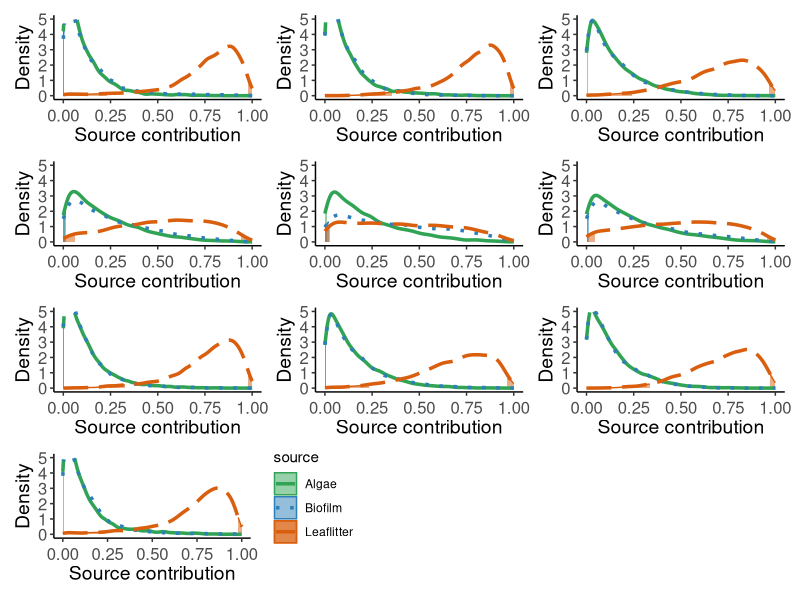

The R script that drew this image:




# Density Plots -----------------------------
# 21 Oct 2020
#PEGF
#--------------------------------------------
#

library(ggplot2)
library(dplyr)
library(ggpubr)
library(patchwork)


QPA_G_Feb17 <- read.csv("DensityPlots/QPAFeb17/01 QPA_Glossosomatidae_Feb17.csv")
head(QPA_G_Feb17)


dens <- lapply(split(QPA_G_Feb17, QPA_G_Feb17$source), 
               function(x) density(x$density, from = 0, to = 1))

df <- do.call(rbind, mapply(function(x, y) {
  data.frame(x = x$x, y = x$y, source = y)
}, dens, names(dens), SIMPLIFY = FALSE))

df <- df %>% group_by(source) %>%
  mutate(cdf = cumsum(y * mean(diff(x))),
         lower = cdf < 0.025,
         upper = cdf > 0.975) 

g1 <- ggplot(df, aes(x, y, color = source)) + 
  geom_area(data = df[df$lower,], aes(fill = source), alpha = 0.5,
            position = "identity") +
  geom_area(data = df[df$upper,], aes(fill = source), alpha = 0.5,
            position = "identity") +
  labs(y = "Density", x = "Source contribution") +
  geom_line(aes(linetype = source), size = 1.2) +
  scale_fill_manual(values = c("#31a354", "#2c7fb8", "#d95f0e")) +
  scale_color_manual(values = c("#31a354", "#2c7fb8", "#d95f0e")) +
  scale_linetype_manual(values = c("solid", "dotted", "longdash")) +
  theme_classic() +
  ylim(0, 5) +
  xlim(0, 1) +
  theme(legend.position = "none")+
  theme(axis.text.y  = element_text(size = 12, vjust = 0.5),
        axis.text.x  = element_text(size = 12, vjust = 0.5),  
        axis.title.x = element_text(size = 14),
        axis.title.y = element_text(size = 14))

L <- QPA_G_Feb17 %>% filter(QPA_G_Feb17$source == "Leaflitter")
quantile(L$density, 0.025)
quantile(L$density, 0.975)

B <- QPA_G_Feb17 %>% filter(QPA_G_Feb17$source == "Biofilm")
quantile(B$density, 0.025)
quantile(B$density, 0.975)

A <- QPA_G_Feb17 %>% filter(QPA_G_Feb17$source == "Algae")
quantile(A$density, 0.025)
quantile(A$density, 0.975)

# Baetidae ----------------------------------------------------------------

QPA_B_Feb17 <- read.csv("DensityPlots/QPAFeb17/02 QPA_Baetidae_Feb17.csv")

dens <- lapply(split(QPA_B_Feb17, QPA_B_Feb17$source), 
               function(x) density(x$density, from = 0, to = 1))

df <- do.call(rbind, mapply(function(x, y) {
  data.frame(x = x$x, y = x$y, source = y)
}, dens, names(dens), SIMPLIFY = FALSE))

df <- df %>% group_by(source) %>%
  mutate(cdf = cumsum(y * mean(diff(x))),
         lower = cdf < 0.025,
         upper = cdf > 0.975) 

b1 <- ggplot(df, aes(x, y, color = source)) + 
  geom_area(data = df[df$lower,], aes(fill = source), alpha = 0.5,position = "identity") +
  geom_area(data = df[df$upper,], aes(fill = source), alpha = 0.5,position = "identity") +
  labs(y = "Density", x = "Source contribution") +
  geom_line(aes(linetype = source), size = 1.2) +
  scale_fill_manual(values = c("#31a354", "#2c7fb8", "#d95f0e")) +
  scale_color_manual(values = c("#31a354", "#2c7fb8", "#d95f0e")) +
  scale_linetype_manual(values = c("solid", "dotted", "longdash")) +
  theme_classic() +
  ylim(0, 5) +
  xlim(0, 1) +
  theme(legend.position = "none")+
  theme(axis.text.y  = element_text(size = 12, vjust = 0.5),
        axis.text.x  = element_text(size = 12, vjust = 0.5),  
        axis.title.x = element_text(size = 14),
        axis.title.y = element_text(size = 14))

# Chironomidae ----------------------------------------------------------------

QPA_C_Feb17 <- read.csv("DensityPlots/QPAFeb17/03 QPA_Chrironomidae_Feb17.csv")

dens <- lapply(split(QPA_C_Feb17, QPA_C_Feb17$source), 
               function(x) density(x$density, from = 0, to = 1))

df <- do.call(rbind, mapply(function(x, y) {
  data.frame(x = x$x, y = x$y, source = y)
}, dens, names(dens), SIMPLIFY = FALSE))

df <- df %>% group_by(source) %>%
  mutate(cdf = cumsum(y * mean(diff(x))),
         lower = cdf < 0.025,
         upper = cdf > 0.975) 

c1 <- ggplot(df, aes(x, y, color = source)) + 
  geom_area(data = df[df$lower,], aes(fill = source), alpha = 0.5,position = "identity") +
  geom_area(data = df[df$upper,], aes(fill = source), alpha = 0.5,position = "identity") +
  labs(y = "Density", x = "Source contribution") +
  geom_line(aes(linetype = source), size = 1.2) +
  scale_fill_manual(values = c("#31a354", "#2c7fb8", "#d95f0e")) +
  scale_color_manual(values = c("#31a354", "#2c7fb8", "#d95f0e")) +
  scale_linetype_manual(values = c("solid", "dotted", "longdash")) +
  theme_classic() +
  ylim(0, 5) +
  xlim(0, 1) +
  theme(legend.position = "none")+
  theme(axis.text.y  = element_text(size = 12, vjust = 0.5),
        axis.text.x  = element_text(size = 12, vjust = 0.5),  
        axis.title.x = element_text(size = 14),
        axis.title.y = element_text(size = 14))

# Njulio ----------------------------------------------------------------

QPA_Nj_Feb17 <- read.csv("DensityPlots/QPAFeb17/04 QPA_Njulio_Feb17.csv")

dens <- lapply(split(QPA_Nj_Feb17, QPA_Nj_Feb17$source), 
               function(x) density(x$density, from = 0, to = 1))

df <- do.call(rbind, mapply(function(x, y) {
  data.frame(x = x$x, y = x$y, source = y)
}, dens, names(dens), SIMPLIFY = FALSE))

df <- df %>% group_by(source) %>%
  mutate(cdf = cumsum(y * mean(diff(x))),
         lower = cdf < 0.025,
         upper = cdf > 0.975) 

n1 <- ggplot(df, aes(x, y, color = source)) + 
  geom_area(data = df[df$lower,], aes(fill = source), alpha = 0.5,position = "identity") +
  geom_area(data = df[df$upper,], aes(fill = source), alpha = 0.5,position = "identity") +
  labs(y = "Density", x = "Source contribution") +
  geom_line(aes(linetype = source), size = 1.2) +
  scale_fill_manual(values = c("#31a354", "#2c7fb8", "#d95f0e")) +
  scale_color_manual(values = c("#31a354", "#2c7fb8", "#d95f0e")) +
  scale_linetype_manual(values = c("solid", "dotted", "longdash")) +
  theme_classic() +
  ylim(0, 5) +
  xlim(0, 1) +
  theme(legend.position = "none")+
  theme(axis.text.y  = element_text(size = 12, vjust = 0.5),
        axis.text.x  = element_text(size = 12, vjust = 0.5),  
        axis.title.x = element_text(size = 14),
        axis.title.y = element_text(size = 14))

# Phylloicus ----------------------------------------------------------------

QPA_P_Feb17 <- read.csv("DensityPlots/QPAFeb17/05 QPA_Phylloicus_Feb17.csv")

dens <- lapply(split(QPA_P_Feb17, QPA_P_Feb17$source), 
               function(x) density(x$density, from = 0, to = 1))

df <- do.call(rbind, mapply(function(x, y) {
  data.frame(x = x$x, y = x$y, source = y)
}, dens, names(dens), SIMPLIFY = FALSE))

df <- df %>% group_by(source) %>%
  mutate(cdf = cumsum(y * mean(diff(x))),
         lower = cdf < 0.025,
         upper = cdf > 0.975) 

p1 <- ggplot(df, aes(x, y, color = source)) + 
  geom_area(data = df[df$lower,], aes(fill = source), alpha = 0.5,position = "identity") +
  geom_area(data = df[df$upper,], aes(fill = source), alpha = 0.5,position = "identity") +
  labs(y = "Density", x = "Source contribution") +
  geom_line(aes(linetype = source), size = 1.2) +
  scale_fill_manual(values = c("#31a354", "#2c7fb8", "#d95f0e")) +
  scale_color_manual(values = c("#31a354", "#2c7fb8", "#d95f0e")) +
  scale_linetype_manual(values = c("solid", "dotted", "longdash")) +
  theme_classic() +
  ylim(0, 5) +
  xlim(0, 1) +
  theme(legend.position = "none")+
  theme(axis.text.y  = element_text(size = 12, vjust = 0.5),
        axis.text.x  = element_text(size = 12, vjust = 0.5),  
        axis.title.x = element_text(size = 14),
        axis.title.y = element_text(size = 14))

# Libellulidae ----------------------------------------------------------------

QPA_L_Feb17 <- read.csv("DensityPlots/QPAFeb17/06 QPA_Libellulidae_Feb17.csv")

dens <- lapply(split(QPA_L_Feb17, QPA_L_Feb17$source), 
               function(x) density(x$density, from = 0, to = 1))

df <- do.call(rbind, mapply(function(x, y) {
  data.frame(x = x$x, y = x$y, source = y)
}, dens, names(dens), SIMPLIFY = FALSE))

df <- df %>% group_by(source) %>%
  mutate(cdf = cumsum(y * mean(diff(x))),
         lower = cdf < 0.025,
         upper = cdf > 0.975) 

l1 <- ggplot(df, aes(x, y, color = source)) + 
  geom_area(data = df[df$lower,], aes(fill = source), alpha = 0.5,position = "identity") +
  geom_area(data = df[df$upper,], aes(fill = source), alpha = 0.5,position = "identity") +
  labs(y = "Density", x = "Source contribution") +
  geom_line(aes(linetype = source), size = 1.2) +
  scale_fill_manual(values = c("#31a354", "#2c7fb8", "#d95f0e")) +
  scale_color_manual(values = c("#31a354", "#2c7fb8", "#d95f0e")) +
  scale_linetype_manual(values = c("solid", "dotted", "longdash")) +
  theme_classic() +
  ylim(0, 5) +
  xlim(0, 1) +
  theme(legend.position = "none")+
  theme(axis.text.y  = element_text(size = 12, vjust = 0.5),
        axis.text.x  = element_text(size = 12, vjust = 0.5),  
        axis.title.x = element_text(size = 14),
        axis.title.y = element_text(size = 14))

# Xyphocarys ----------------------------------------------------------------

QPA_X_Feb17 <- read.csv("DensityPlots/QPAFeb17/07 QPA_Xyphocaris_Feb17.csv")

dens <- lapply(split(QPA_X_Feb17, QPA_X_Feb17$source), 
               function(x) density(x$density, from = 0, to = 1))

df <- do.call(rbind, mapply(function(x, y) {
  data.frame(x = x$x, y = x$y, source = y)
}, dens, names(dens), SIMPLIFY = FALSE))

df <- df %>% group_by(source) %>%
  mutate(cdf = cumsum(y * mean(diff(x))),
         lower = cdf < 0.025,
         upper = cdf > 0.975) 

x1 <- ggplot(df, aes(x, y, color = source)) + 
  geom_area(data = df[df$lower,], aes(fill = source), alpha = 0.5,position = "identity") +
  geom_area(data = df[df$upper,], aes(fill = source), alpha = 0.5,position = "identity") +
  labs(y = "Density", x = "Source contribution") +
  geom_line(aes(linetype = source), size = 1.2) +
  scale_fill_manual(values = c("#31a354", "#2c7fb8", "#d95f0e")) +
  scale_color_manual(values = c("#31a354", "#2c7fb8", "#d95f0e")) +
  scale_linetype_manual(values = c("solid", "dotted", "longdash")) +
  theme_classic() +
  ylim(0, 5) +
  xlim(0, 1) +
  theme(legend.position = "none")+
  theme(axis.text.y  = element_text(size = 12, vjust = 0.5),
        axis.text.x  = element_text(size = 12, vjust = 0.5),  
        axis.title.x = element_text(size = 14),
        axis.title.y = element_text(size = 14))


# Atya ----------------------------------------------------------------

QPA_A_Feb17 <- read.csv("DensityPlots/QPAFeb17/08 QPA_Atya_Feb17.csv")

dens <- lapply(split(QPA_A_Feb17, QPA_A_Feb17$source), 
               function(x) density(x$density, from = 0, to = 1))

df <- do.call(rbind, mapply(function(x, y) {
  data.frame(x = x$x, y = x$y, source = y)
}, dens, names(dens), SIMPLIFY = FALSE))

df <- df %>% group_by(source) %>%
  mutate(cdf = cumsum(y * mean(diff(x))),
         lower = cdf < 0.025,
         upper = cdf > 0.975) 

a1 <- ggplot(df, aes(x, y, color = source)) + 
  geom_area(data = df[df$lower,], aes(fill = source), alpha = 0.5,position = "identity") +
  geom_area(data = df[df$upper,], aes(fill = source), alpha = 0.5,position = "identity") +
  labs(y = "Density", x = "Source contribution") +
  geom_line(aes(linetype = source), size = 1.2) +
  scale_fill_manual(values = c("#31a354", "#2c7fb8", "#d95f0e")) +
  scale_color_manual(values = c("#31a354", "#2c7fb8", "#d95f0e")) +
  scale_linetype_manual(values = c("solid", "dotted", "longdash")) +
  theme_classic() +
  ylim(0, 5) +
  xlim(0, 1) +
  theme(legend.position = "none")+
  theme(axis.text.y  = element_text(size = 12, vjust = 0.5),
        axis.text.x  = element_text(size = 12, vjust = 0.5),  
        axis.title.x = element_text(size = 14),
        axis.title.y = element_text(size = 14))

# Macrobrachium ----------------------------------------------------------------

QPA_M_Feb17 <- read.csv("DensityPlots/QPAFeb17/09 QPA_Macrobrachium_Feb17.csv")

dens <- lapply(split(QPA_M_Feb17, QPA_M_Feb17$source), 
               function(x) density(x$density, from = 0, to = 1))

df <- do.call(rbind, mapply(function(x, y) {
  data.frame(x = x$x, y = x$y, source = y)
}, dens, names(dens), SIMPLIFY = FALSE))

df <- df %>% group_by(source) %>%
  mutate(cdf = cumsum(y * mean(diff(x))),
         lower = cdf < 0.025,
         upper = cdf > 0.975) 

m1 <- ggplot(df, aes(x, y, color = source)) + 
  geom_area(data = df[df$lower,], aes(fill = source), alpha = 0.5,position = "identity") +
  geom_area(data = df[df$upper,], aes(fill = source), alpha = 0.5,position = "identity") +
  labs(y = "Density", x = "Source contribution") +
  geom_line(aes(linetype = source), size = 1.2) +
  scale_fill_manual(values = c("#31a354", "#2c7fb8", "#d95f0e")) +
  scale_color_manual(values = c("#31a354", "#2c7fb8", "#d95f0e")) +
  scale_linetype_manual(values = c("solid", "dotted", "longdash")) +
  theme_classic() +
  ylim(0, 5) +
  xlim(0, 1) +
  theme(legend.position = "none")+
  theme(axis.text.y  = element_text(size = 12, vjust = 0.5),
        axis.text.x  = element_text(size = 12, vjust = 0.5),  
        axis.title.x = element_text(size = 14),
        axis.title.y = element_text(size = 14))



# Anolis ------------------------------------------------------------------

QPA_An_Feb17 <- read.csv("DensityPlots/QPAFeb17/10 QPA_Anolis_Feb17.csv")

dens <- lapply(split(QPA_An_Feb17, QPA_An_Feb17$source), 
               function(x) density(x$density, from = 0, to = 1))

df <- do.call(rbind, mapply(function(x, y) {
  data.frame(x = x$x, y = x$y, source = y)
}, dens, names(dens), SIMPLIFY = FALSE))

df <- df %>% group_by(source) %>%
  mutate(cdf = cumsum(y * mean(diff(x))),
         lower = cdf < 0.025,
         upper = cdf > 0.975) 

an1 <- ggplot(df, aes(x, y, color = source)) + 
  geom_area(data = df[df$lower,], aes(fill = source), alpha = 0.5,position = "identity") +
  geom_area(data = df[df$upper,], aes(fill = source), alpha = 0.5,position = "identity") +
  labs(y = "Density", x = "Source contribution") +
  geom_line(aes(linetype = source), size = 1.2) +
  scale_fill_manual(values = c("#31a354", "#2c7fb8", "#d95f0e")) +
  scale_color_manual(values = c("#31a354", "#2c7fb8", "#d95f0e")) +
  scale_linetype_manual(values = c("solid", "dotted", "longdash")) +
  theme_classic() +
  ylim(0, 5) +
  xlim(0, 1) +
  theme(axis.text.y  = element_text(size = 12, vjust = 0.5),
        axis.text.x  = element_text(size = 12, vjust = 0.5),  
        axis.title.x = element_text(size = 14),
        axis.title.y = element_text(size = 14))


(x1+a1+m1) / (g1+b1+c1) /(n1+p1 +l1) / (an1 + plot_spacer()+ plot_spacer())




